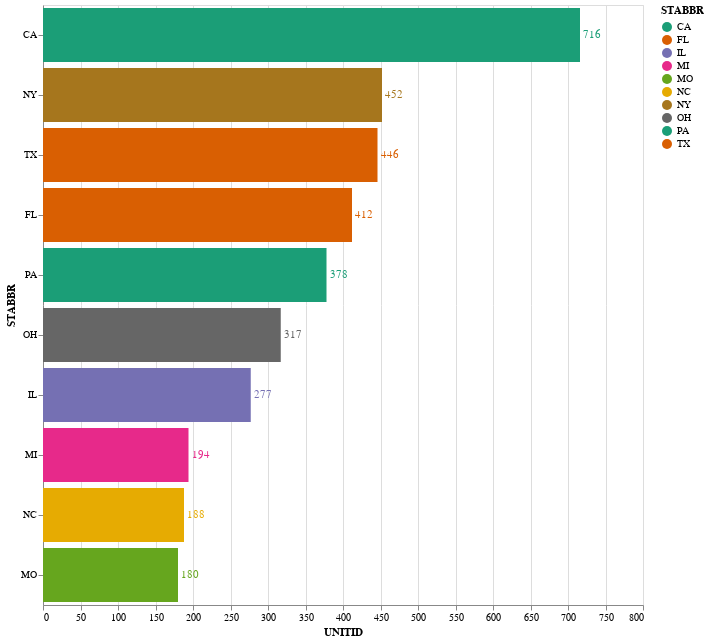

This figure's notebook cell:
### Markdown cell above
### Use Altair bar chart to display top 10 states that have most colleges - Horizontal Bars

### Code cell
bars = alt.Chart(grouped.head(10)).mark_bar().encode(
    x='UNITID:Q',
    y=alt.Y('STABBR:N', sort='-x'),
    color=alt.Color('STABBR', scale=alt.Scale(scheme='dark2'))
)

bars = bars.properties(
    width=600,
    height=600
)

text = bars.mark_text(
    align='left',
    baseline='middle',
    dx=3  # Nudges text to right so it doesn't overlap with the bar
).encode(
    text='UNITID:Q'
)

bars + text

### Figure 1 — Vega-Lite specification as saved in the notebook (floating-point values rounded to 4 significant figures)
{"config": {"view": {"continuousWidth": 400, "continuousHeight": 300}}, "layer": [{"mark": "bar", "encoding": {"color": {"type": "nominal", "field": "STABBR", "scale": {"scheme": "dark2"}}, "x": {"type": "quantitative", "field": "UNITID"}, "y": {"type": "nominal", "field": "STABBR", "sort": "-x"}}, "height": 600, "width": 600}, {"mark": {"type": "text", "align": "left", "baseline": "middle", "dx": 3}, "encoding": {"color": {"type": "nominal", "field": "STABBR", "scale": {"scheme": "dark2"}}, "text": {"type": "quantitative", "field": "UNITID"}, "x": {"type": "quantitative", "field": "UNITID"}, "y": {"type": "nominal", "field": "STABBR", "sort": "-x"}}, "height": 600, "width": 600}], "data": {"name": "data-326c088646f745a57aa8d86851968ce5"}, "$schema": "https://vega.github.io/schema/vega-lite/v4.0.2.json", "datasets": {"data-326c088646f745a57aa8d86851968ce5": [{"STABBR": "CA", "UNITID": 716}, {"STABBR": "NY", "UNITID": 452}, {"STABBR": "TX", "UNITID": 446}, {"STABBR": "FL", "UNITID": 412}, {"STABBR": "PA", "UNITID": 378}, {"STABBR": "OH", "UNITID": 317}, {"STABBR": "IL", "UNITID": 277}, {"STABBR": "MI", "UNITID": 194}, {"STABBR": "NC", "UNITID": 188}, {"STABBR": "MO", "UNITID": 180}]}}
